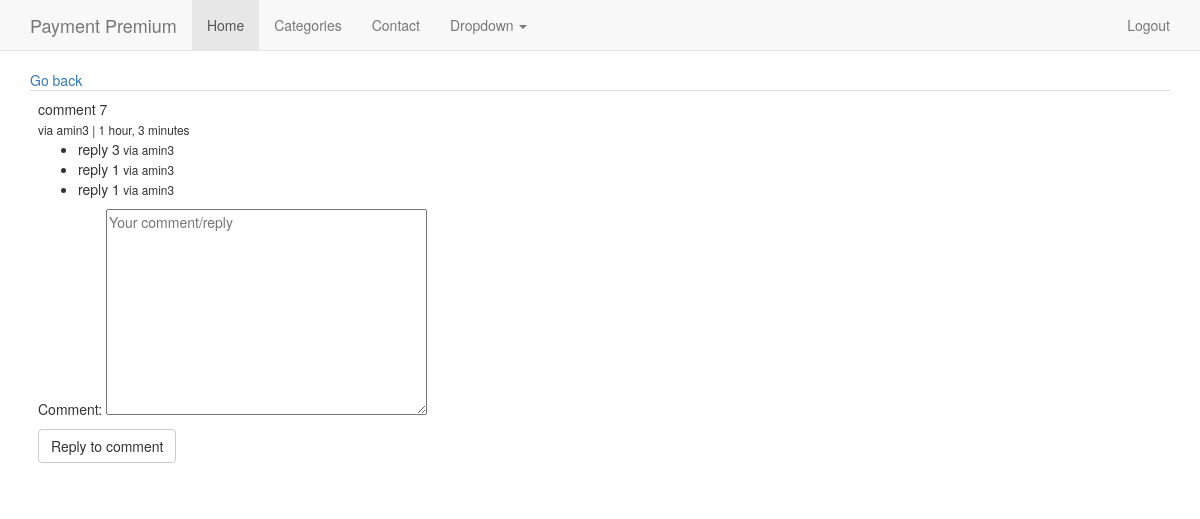
/comment/33 (signed in), run on the app's committed database.
### comments/models.py (models this page shows, shortened)
class Comment(models.Model):
	user = models.ForeignKey(MyUser)
	parent = models.ForeignKey("self", null=True, blank=True)
	path = models.CharField(max_length=350)
	video = models.ForeignKey(Video, null=True, blank=True)
	text = models.TextField()
	timestamp = models.DateTimeField(auto_now=False, auto_now_add=True)
	updated = models.DateTimeField(auto_now=True, auto_now_add=False)
	active = models.BooleanField(default=True)
	objects = CommentManager()
	class Meta:
		ordering = ['-timestamp']
	@property
	def get_origin(self):
		return self.path
	def is_child(self):
		if self.parent is not None:
			return True
		else:
			return False
	def get_children(self):
		if self.is_child == True:
			return None
		else:
			child_comments = Comment.objects.filter(parent=self)
			return child_comments

### accounts/models.py (models this page shows, shortened)
class MyUser(AbstractBaseUser):
	username = models.CharField(
		max_length=255,
		unique = True,
	)
	email = models.EmailField(
		verbose_name='email address',
		max_length=255,
		unique=True,
	)
	first_name = models.CharField(
		max_length=120,
		null=True,
		blank=True
	)
	last_name = models.CharField(
		max_length=120,
		null=True,
		blank=True
	)
	is_member = models.BooleanField(default=False, verbose_name="Is Paid Member")
	is_active = models.BooleanField(default=True)
	is_admin = models.BooleanField(default=False)
	objects = MyUserManager()
	USERNAME_FIELD = 'username'
	REQUIRED_FIELDS = ['email']
	def __str__(self):              # __unicode__ on Python 2
		return self.username

### comments/views.py (the view)
# urls.py: url(r'^comment/(?P<id>\d+)$', comment_thread, name="comment_thread"),
@login_required
def comment_thread(request, id):
	comment = Comment.objects.get(id=id)
	form = CommentForm()
	context = {
		"comment": comment,
		"form": form,
	}
	return render(request, "comment_thread.html", context)

### comments/forms.py
class CommentForm(forms.Form):
	comment = forms.CharField(
		widget=forms.Textarea(
			attrs={"placeholder": "Your comment/reply"})
	)
	def __init__(self, data=None, files=None, **kwargs):
		super().__init__(data, files, kwargs)
		self.helper = FormHelper()
		self.helper.form_show_labels = False
		self.helper.add_input(Submit('submit', 'Add comment', css_class='btn btn-primary', ))

### videos/templates/comment_thread.html (shortened to what this page needs)
{% extends "base.html" %} {% block content %}
<a href="{{ comment.get_origin }}">Go back</a>
<table class="table">
    <tr>
        <td>{{ comment.text }}
            <br><small>via {{ comment.user }} | {{ comment.timestamp | timesince}}</small> {% if not comment.is_child %}
            <ul>
                {% for child in comment.get_children %}
                <li>
                    {{ child.text }}<small> via {{ child.user }}</small>
                </li>
                {% endfor %}
            </ul>
            {% endif %}
            <div class="reply_comment">
                <form action="{% url 'comment_create' %}" method="POST">
                    {% csrf_token %}{{ form.as_p }}
                    <input type="submit" value="Reply to comment" class="btn btn-default">
                </form>
            </div>
        </td>
    </tr>
</table>
{% endblock %}

### data on the page
Comment: text "comment 7", user "amin3", timestamp "1 hour, 3 minutes"
Comment: text "reply 3", user "amin3"
Comment: text "reply 1", user "amin3"
Comment: text "reply 1", user "amin3"
